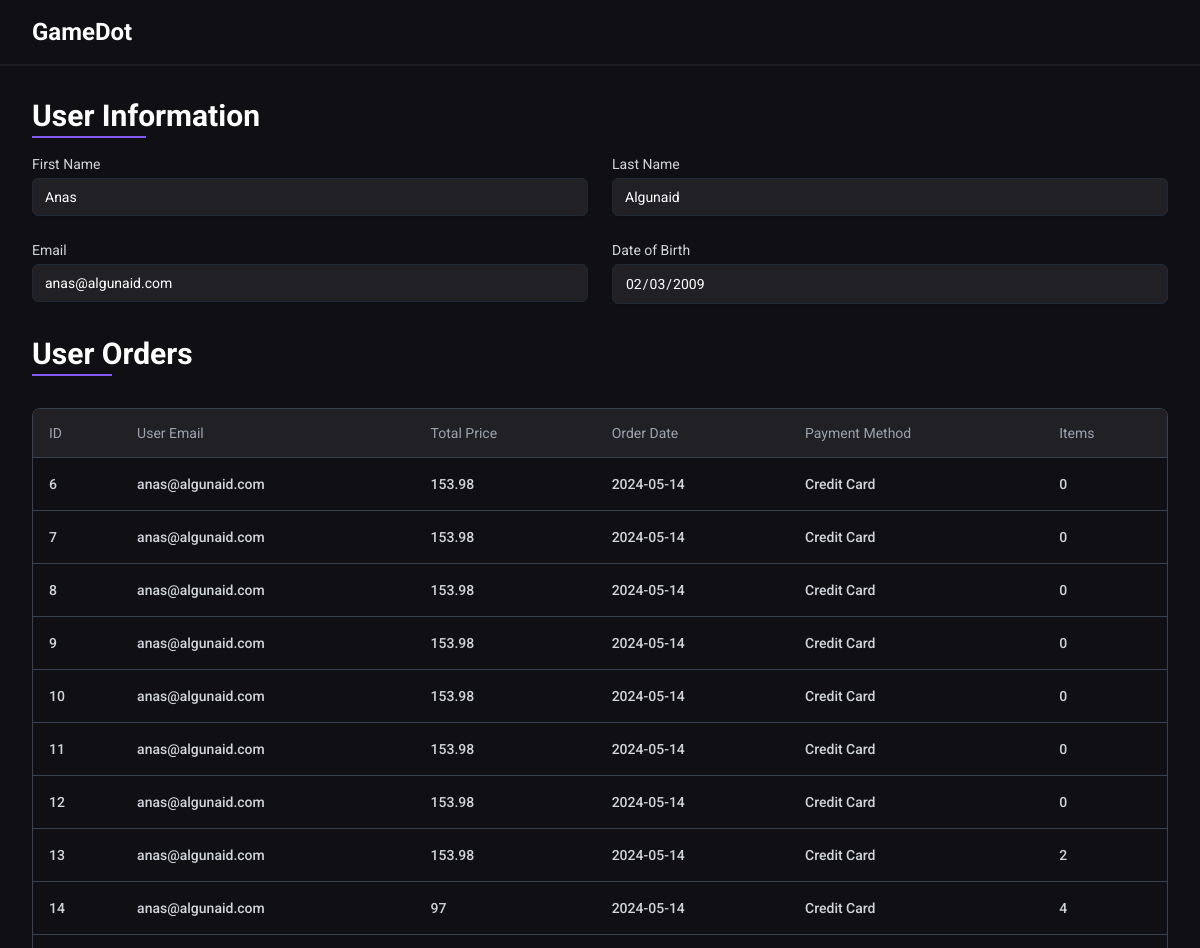
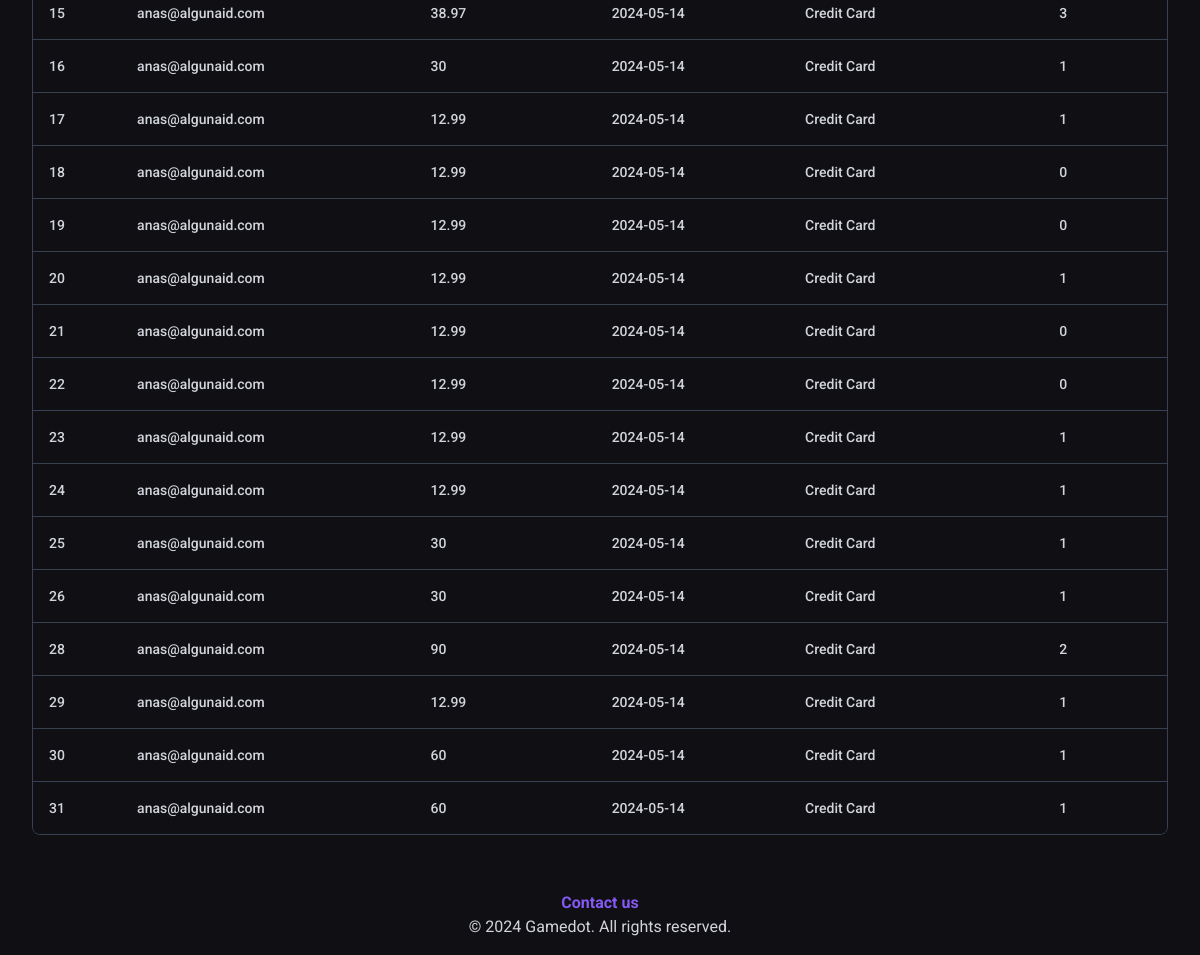
/gamedot/admin/users/8 (signed in), run on the app's committed database (2 pictures, top to bottom).
### tables this page shows
CREATE TABLE `users` (
  `id` int(11) NOT NULL,
  `fname` varchar(255) DEFAULT NULL,
  `lname` varchar(255) DEFAULT NULL,
  `email` varchar(255) DEFAULT NULL,
  `password` varchar(255) DEFAULT NULL,
  `dob` date DEFAULT NULL
);

CREATE TABLE `orders` (
  `id` int(11) NOT NULL,
  `user_id` int(11) DEFAULT NULL,
  `total_price` float DEFAULT NULL,
  `order_date` date DEFAULT current_timestamp(),
  `payment_method` varchar(255) DEFAULT NULL
);

### src/admin/users/controllers/user.php (called while the page is built, shortened)
<?php
$user_id = $_GET['user_id'];
$database = new Database();
$query = 'SELECT * FROM users WHERE id = :user_id';
$user = $database->query($query, ['user_id' => $user_id])->qOrAbort();
$query = 'SELECT
              orders.*,
              COUNT(order_items.id) AS items
          FROM
              orders
          LEFT JOIN
              order_items ON orders.id = order_items.order_id
          WHERE
              orders.user_id = :user_id
          GROUP BY
              orders.id
              ';
$orders = $database->query($query, ['user_id' => $user_id])->qAll();
$ordersColumns = [
  'id' => "ID",
  'user_email' => "User Email",
  'total_price' => "Total Price",
  'order_date' => "Order Date",
  'payment_method' => "Payment Method",
  'items' => "Items"
];
foreach ($orders as $key => $order) {
  $orders[$key]['user_email'] = $user['email'];
}
require('src/admin/users/views/user.view.php');

### core/database.php (called while the page is built, shortened)
<?php
class Database
{
  private $host = 'localhost';
  private $db_name = 'testforweb';
  private $port = '3308';
  private $username = 'root';
  private $connection;
  private $statement;
  public function __construct()
  {
    $this->connection = null;
    try {
      $this->connection = new PDO('mysql:host=' . $this->host . ';port=' . $this->port . ';dbname=' . $this->db_name . ';user=' . $this->username);
      $this->connection->setAttribute(PDO::ATTR_ERRMODE, PDO::ERRMODE_EXCEPTION);
      $this->connection->setAttribute(PDO::ATTR_DEFAULT_FETCH_MODE, PDO::FETCH_ASSOC);
    } catch (PDOException $e) {
      echo 'Connection Error: ' . $e->getMessage();
    }
  }
  public function query($query, $params = [])
  {
    $this->statement = $this->connection->prepare($query);
    $this->statement->execute($params);
    return $this;
  }
  public function qAll()
  {
    return $this->statement->fetchAll();
  }
  public function qOrAbort()
  {
    $result = $this->statement->fetch();
    return $result;
  }
}

### src/admin/users/views/user.view.php (the view, shortened to what this page needs)
<main>
  <div class="xl:container mx-auto p-8">
    <h2 class="text-3xl font-bold mb-4 inline-block relative pb-1">
      User Information
      <span class="absolute bottom-0 left-0 w-1/2 h-0.5 bg-primary"></span>
    </h2>
    <div>
      <div class="grid grid-cols-1 md:grid-cols-2 gap-6">
        <div>
          <label for="fname" class="block text-sm text-gray-300">First Name</label>
          <input type="text" name="fname" id="fname" value="<?= $user['fname'] ?>" class="bg-secondaryBlack mt-1 block w-full px-3 py-2 border border-gray-800 rounded-md shadow-sm focus:outline-none focus:ring-primary focus:border-primary sm:text-sm" required placeholder="Enter first name" disabled>
        </div>
        <div>
          <label for="lname" class="block text-sm text-gray-300">Last Name</label>
          <input type="text" name="lname" id="lname" value="<?= $user['lname'] ?>" class="bg-secondaryBlack mt-1 block w-full px-3 py-2 border border-gray-800 rounded-md shadow-sm focus:outline-none focus:ring-primary focus:border-primary sm:text-sm" required placeholder="Enter last name" disabled>
        </div>
        <div>
          <label for="email" class="block text-sm text-gray-300">Email</label>
          <input type="email" name="email" id="email" value="<?= $user['email'] ?>" class="bg-secondaryBlack mt-1 block w-full px-3 py-2 border border-gray-800 rounded-md shadow-sm focus:outline-none focus:ring-primary focus:border-primary sm:text-sm" required placeholder="Enter email" disabled>
        </div>
        <div>
          <label for="dob" class="block text-sm text-gray-300">Date of Birth</label>
          <input type="date" name="dob" id="dob" value="<?= $user['dob'] ?>" class="bg-secondaryBlack mt-1 block w-full px-3 py-2 border border-gray-800 rounded-md shadow-sm focus:outline-none focus:ring-primary focus:border-primary sm:text-sm" required disabled>
        </div>
      </div>
    </div>
    <section class="mt-8">
      <h2 class="text-3xl font-bold inline-block relative pb-1">
        User Orders
        <span class="absolute bottom-0 left-0 w-1/2 h-0.5 bg-primary"></span>
      </h2>
      <div class="flex flex-col mt-6">
        <div class="overflow-x-auto ">
          <div class="inline-block min-w-full py-2 align-middle">
            <div class="overflow-hidden border  border-gray-700 md:rounded-lg">
              <table class="min-w-full divide-y divide-gray-700">
                <thead class="bg-secondaryBlack">
                  <tr>
                    <?php
                    foreach ($ordersColumns as $column) :
                    ?>
                      <th scope='col' class='px-4 py-3.5 text-sm font-normal text-left rtl:text-right text-gray-400'><?= $column ?></th>
                    <?php endforeach; ?>
                  </tr>
                </thead>
                <tbody class=" divide-y divide-gray-700 bg-myBlack">
                  <?php
                  foreach ($orders as $order) : ?>
                    <tr>
                      <?php foreach ($ordersColumns as $dbcolumn => $column) : ?>
                        <td class='px-4 py-4 text-sm font-medium text-gray-300 whitespace-nowrap hover:text-primary duration-300'><a href="/gamedot/admin/orders/<?= $order['id'] ?>"><?= $order[$dbcolumn]  ?></a></td>
                      <?php endforeach; ?>
                    </tr>
                  <?php endforeach; ?>
                </tbody>
              </table>
            </div>
          </div>
        </div>
      </div>
    </section>
  </div>
</main>

### data on the page
users: fname "Anas", lname "Algunaid", email "anas@algunaid.com", dob "02/03/2009"
orders: id "6", dbcolumn "anas@algunaid.com", total_price "153.98", order_date "2024-05-14", payment_method "Credit Card", dbcolumn "0"
orders: id "7", dbcolumn "anas@algunaid.com", total_price "153.98", order_date "2024-05-14", payment_method "Credit Card", dbcolumn "0"
orders: id "9", dbcolumn "anas@algunaid.com", total_price "153.98", order_date "2024-05-14", payment_method "Credit Card", dbcolumn "0"
orders: id "10", dbcolumn "anas@algunaid.com", total_price "153.98", order_date "2024-05-14", payment_method "Credit Card", dbcolumn "0"
orders: id "11", dbcolumn "anas@algunaid.com", total_price "153.98", order_date "2024-05-14", payment_method "Credit Card", dbcolumn "0"
orders: id "12", dbcolumn "anas@algunaid.com", total_price "153.98", order_date "2024-05-14", payment_method "Credit Card", dbcolumn "0"
orders: id "13", dbcolumn "anas@algunaid.com", total_price "153.98", order_date "2024-05-14", payment_method "Credit Card", dbcolumn "2"
orders: id "14", dbcolumn "anas@algunaid.com", total_price "97", order_date "2024-05-14", payment_method "Credit Card", dbcolumn "4"
orders: id "15", dbcolumn "anas@algunaid.com", total_price "38.97", order_date "2024-05-14", payment_method "Credit Card", dbcolumn "3"
orders: id "16", dbcolumn "anas@algunaid.com", total_price "30", order_date "2024-05-14", payment_method "Credit Card", dbcolumn "1"
orders: id "17", dbcolumn "anas@algunaid.com", total_price "12.99", order_date "2024-05-14", payment_method "Credit Card", dbcolumn "1"
orders: id "18", dbcolumn "anas@algunaid.com", total_price "12.99", order_date "2024-05-14", payment_method "Credit Card", dbcolumn "0"
orders: id "19", dbcolumn "anas@algunaid.com", total_price "12.99", order_date "2024-05-14", payment_method "Credit Card", dbcolumn "0"
orders: id "20", dbcolumn "anas@algunaid.com", total_price "12.99", order_date "2024-05-14", payment_method "Credit Card", dbcolumn "1"
orders: id "21", dbcolumn "anas@algunaid.com", total_price "12.99", order_date "2024-05-14", payment_method "Credit Card", dbcolumn "0"
orders: id "22", dbcolumn "anas@algunaid.com", total_price "12.99", order_date "2024-05-14", payment_method "Credit Card", dbcolumn "0"
orders: id "23", dbcolumn "anas@algunaid.com", total_price "12.99", order_date "2024-05-14", payment_method "Credit Card", dbcolumn "1"
orders: id "24", dbcolumn "anas@algunaid.com", total_price "12.99", order_date "2024-05-14", payment_method "Credit Card", dbcolumn "1"
orders: id "25", dbcolumn "anas@algunaid.com", total_price "30", order_date "2024-05-14", payment_method "Credit Card", dbcolumn "1"
orders: id "26", dbcolumn "anas@algunaid.com", total_price "30", order_date "2024-05-14", payment_method "Credit Card", dbcolumn "1"
orders: id "28", dbcolumn "anas@algunaid.com", total_price "90", order_date "2024-05-14", payment_method "Credit Card", dbcolumn "2"
orders: id "29", dbcolumn "anas@algunaid.com", total_price "12.99", order_date "2024-05-14", payment_method "Credit Card", dbcolumn "1"
orders: id "30", dbcolumn "anas@algunaid.com", total_price "60", order_date "2024-05-14", payment_method "Credit Card", dbcolumn "1"
orders: id "31", dbcolumn "anas@algunaid.com", total_price "60", order_date "2024-05-14", payment_method "Credit Card", dbcolumn "1"

### other printed values
$column "ID"
$column "User Email"
$column "Total Price"
$column "Order Date"
$column "Payment Method"
$column "Items"
$order[$dbcolumn] "8"
$order[$dbcolumn] "anas@algunaid.com"
$order[$dbcolumn] "153.98"
$order[$dbcolumn] "2024-05-14"
$order[$dbcolumn] "Credit Card"
$order[$dbcolumn] "0"
